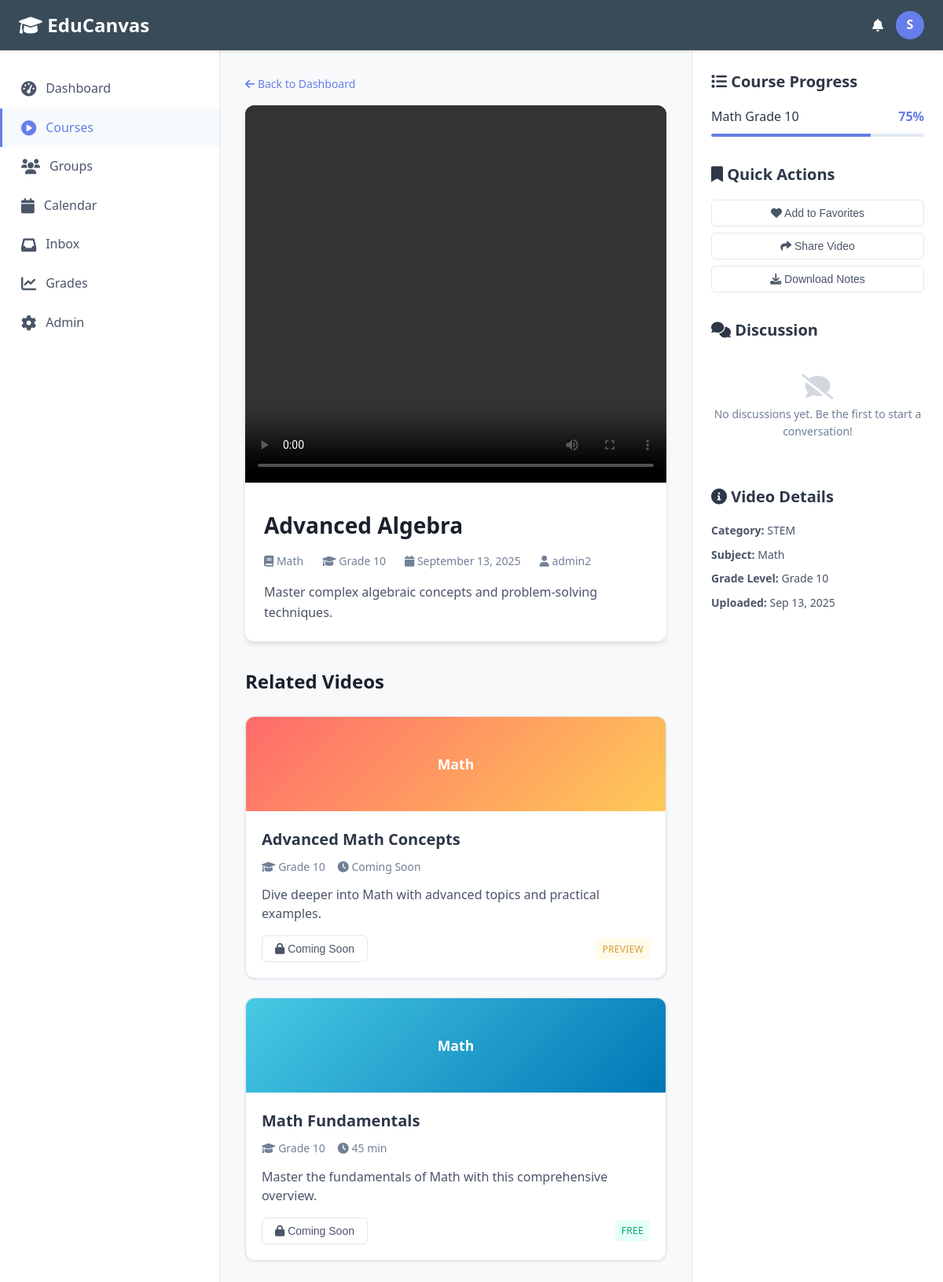
Screenshot of /video/4/ with the database file from the repository.
### videos/models.py (models this page shows, shortened)
class Video(models.Model):
    title = models.CharField(max_length=255)
    description = models.TextField(blank=True)
    file = models.FileField(upload_to='videos/')
    subject = models.ForeignKey(Subject, on_delete=models.CASCADE, related_name='videos')
    grade_level = models.ForeignKey(GradeLevel, on_delete=models.CASCADE, related_name='videos')
    uploaded_by = models.ForeignKey(User, on_delete=models.SET_NULL, null=True, blank=True)
    uploaded_at = models.DateTimeField(auto_now_add=True)

### catalog/models.py (models this page shows, shortened)
class Subject(models.Model):
    name = models.CharField(max_length=100, unique=True)
    category = models.ForeignKey(Category, on_delete=models.CASCADE, related_name='subjects')

class GradeLevel(models.Model):
    name = models.CharField(max_length=50, unique=True)

class Category(models.Model):
    name = models.CharField(max_length=100, unique=True)

### users/models.py (models this page shows)
class User(AbstractUser):
    class Role(models.TextChoices):
        ADMINISTRATOR = 'ADMIN', 'Administrator'
        STUDENT = 'STUDENT', 'Student'
    role = models.CharField(
        max_length=10,
        choices=Role.choices,
        default=Role.STUDENT,
    )

### videos/views.py (the view)
# urls.py: path('video/<int:pk>/', views.video_detail, name='video_detail'),
def video_detail(request, pk):
    video = get_object_or_404(Video, pk=pk)
    return render(request, 'videos/detail.html', {'video': video})

### videos/templates/videos/detail.html (shortened to what this page needs)
{% load static %}
<!DOCTYPE html>
<html lang="en">
<head>
    <link rel="stylesheet" href="{% static 'css/main.css' %}">
    <link rel="stylesheet" href="https://cdnjs.cloudflare.com/ajax/libs/font-awesome/6.0.0/css/all.min.css">
</head>
<body>
    <header class="header">
        <div class="logo">
            <i class="fas fa-graduation-cap"></i> EduCanvas
        </div>
        <div class="user-menu">
            <i class="fas fa-bell"></i>
            <div class="user-avatar">S</div>
        </div>
    </header>
    <div class="container">
        <nav class="sidebar">
            <a href="{% url 'video_library' %}" class="nav-item">
                <i class="nav-icon fas fa-tachometer-alt"></i>
                Dashboard
            </a>
            <a href="#" class="nav-item active">
                <i class="nav-icon fas fa-play-circle"></i>
                Courses
            </a>
            <a href="#" class="nav-item">
                <i class="nav-icon fas fa-users"></i>
                Groups
            </a>
            <a href="#" class="nav-item">
                <i class="nav-icon fas fa-calendar"></i>
                Calendar
            </a>
            <a href="#" class="nav-item">
                <i class="nav-icon fas fa-inbox"></i>
                Inbox
            </a>
            <a href="#" class="nav-item">
                <i class="nav-icon fas fa-chart-line"></i>
                Grades
            </a>
            <a href="/admin/" class="nav-item">
                <i class="nav-icon fas fa-cog"></i>
                Admin
            </a>
        </nav>
        <main class="main-content">
            <div style="margin-bottom: 16px; font-size: 0.875rem; color: #718096;">
                <a href="{% url 'video_library' %}" style="color: #667eea; text-decoration: none;">
                    <i class="fas fa-arrow-left"></i> Back to Dashboard
                </a>
            </div>
            <div class="video-container">
                <video class="video-player" controls>
                    <source src="{{ video.file.url }}" type="video/mp4">
                </video>
                <div class="video-info">
                    <h1 class="video-title">{{ video.title }}</h1>
                    <div class="video-meta-bar">
                        <span><i class="fas fa-book"></i> {{ video.subject.name }}</span>
                        <span><i class="fas fa-graduation-cap"></i> {{ video.grade_level.name }}</span>
                        <span><i class="fas fa-calendar"></i> {{ video.uploaded_at|date:"F d, Y" }}</span>
                        {% if video.uploaded_by %}
                        <span><i class="fas fa-user"></i> {{ video.uploaded_by.username }}</span>
                        {% endif %}
                    </div>
                    <div class="video-description">
                        {{ video.description|default:"No description available for this video." }}
                    </div>
                </div>
            </div>
            <div style="margin-top: 32px;">
                <h2 style="font-size: 1.5rem; font-weight: 600; margin-bottom: 24px; color: #1a202c;">
                    Related Videos
                </h2>
                <div class="cards-grid">
                    <div class="card">
                        <div class="card-header math">
                            <div class="card-header-text">{{ video.subject.name }}</div>
                        </div>
                        <div class="card-body">
                            <h3 class="card-title">Advanced {{ video.subject.name }} Concepts</h3>
                            <div class="card-meta">
                                <span><i class="fas fa-graduation-cap"></i> {{ video.grade_level.name }}</span>
                                <span><i class="fas fa-clock"></i> Coming Soon</span>
                            </div>
                            <p class="card-description">Dive deeper into {{ video.subject.name }} with advanced topics and practical examples.</p>
                            <div class="card-footer">
                                <button class="btn btn-outline" disabled>
                                    <i class="fas fa-lock"></i> Coming Soon
                                </button>
                                <span class="badge badge-warning">Preview</span>
                            </div>
                        </div>
                    </div>
                    <div class="card">
                        <div class="card-header science">
                            <div class="card-header-text">{{ video.subject.name }}</div>
                        </div>
                        <div class="card-body">
                            <h3 class="card-title">{{ video.subject.name }} Fundamentals</h3>
                            <div class="card-meta">
                                <span><i class="fas fa-graduation-cap"></i> {{ video.grade_level.name }}</span>
                                <span><i class="fas fa-clock"></i> 45 min</span>
                            </div>
                            <p class="card-description">Master the fundamentals of {{ video.subject.name }} with this comprehensive overview.</p>
                            <div class="card-footer">
                                <button class="btn btn-outline" disabled>
                                    <i class="fas fa-lock"></i> Coming Soon
                                </button>
                                <span class="badge badge-success">Free</span>
                            </div>
                        </div>
                    </div>
                </div>
            </div>
        </main>
        <aside class="right-sidebar">
            <div class="sidebar-section">
                <h3 class="sidebar-title">
                    <i class="fas fa-list"></i> Course Progress
                </h3>
                <div style="margin-bottom: 16px;">
                    <div style="display: flex; justify-content: space-between; margin-bottom: 8px;">
                        <span style="font-weight: 500;">{{ video.subject.name }} {{ video.grade_level.name }}</span>
                        <span style="color: #667eea; font-weight: 600;">75%</span>
                    </div>
                    <div class="progress-bar">
                        <div class="progress-fill" style="width: 75%;"></div>
                    </div>
                </div>
            </div>
            <div class="sidebar-section">
                <h3 class="sidebar-title">
                    <i class="fas fa-bookmark"></i> Quick Actions
                </h3>
                <div style="display: flex; flex-direction: column; gap: 8px;">
                    <button class="btn btn-outline" style="justify-self: start;">
                        <i class="fas fa-heart"></i> Add to Favorites
                    </button>
                    <button class="btn btn-outline">
                        <i class="fas fa-share"></i> Share Video
                    </button>
                    <button class="btn btn-outline">
                        <i class="fas fa-download"></i> Download Notes
                    </button>
                </div>
            </div>
            <div class="sidebar-section">
                <h3 class="sidebar-title">
                    <i class="fas fa-comments"></i> Discussion
                </h3>
                <div style="font-size: 0.875rem; color: #718096; text-align: center; padding: 24px 0;">
                    <i class="fas fa-comment-slash" style="font-size: 2rem; opacity: 0.3; margin-bottom: 8px; display: block;"></i>
                    No discussions yet. Be the first to start a conversation!
                </div>
            </div>
            <div class="sidebar-section">
                <h3 class="sidebar-title">
                    <i class="fas fa-info-circle"></i> Video Details
                </h3>
                <div style="font-size: 0.875rem; color: #4a5568;">
                    <div style="margin-bottom: 8px;">
                        <strong>Category:</strong> {{ video.subject.category.name }}
                    </div>
                    <div style="margin-bottom: 8px;">
                        <strong>Subject:</strong> {{ video.subject.name }}
                    </div>
                    <div style="margin-bottom: 8px;">
                        <strong>Grade Level:</strong> {{ video.grade_level.name }}
                    </div>
                    <div style="margin-bottom: 8px;">
                        <strong>Uploaded:</strong> {{ video.uploaded_at|date:"M d, Y" }}
                    </div>
                </div>
            </div>
        </aside>
    </div>
</body>
</html>

### videos/static/css/main.css (style rules this page uses)
* { margin: 0; padding: 0; box-sizing: border-box; }
body { font-family: 'Segoe UI', Tahoma, Geneva, Verdana, sans-serif; background-color: #f7f9fa; color: #2d3748; line-height: 1.6; }
.header { background: #394b59; color: white; padding: 0 24px; display: flex; align-items: center; justify-content: space-between; height: 64px; box-shadow: 0 2px 4px rgba(0,0,0,0.1); position: sticky; top: 0; z-index: 100; }
.logo { font-size: 1.5rem; font-weight: bold; color: #ffffff; }
.user-menu { display: flex; align-items: center; gap: 16px; }
.user-avatar { width: 36px; height: 36px; border-radius: 50%; background: #667eea; display: flex; align-items: center; justify-content: center; color: white; font-weight: bold; }
.container { display: flex; min-height: calc(100vh - 64px); }
.sidebar { width: 280px; background: #ffffff; border-right: 1px solid #e2e8f0; padding: 24px 0; flex-shrink: 0; }
.nav-item { display: flex; align-items: center; padding: 12px 24px; color: #4a5568; text-decoration: none; transition: all 0.2s; border-left: 3px solid transparent; }
.nav-item:hover, .nav-item.active { background-color: #f7fafc; border-left-color: #667eea; color: #667eea; }
.nav-icon { margin-right: 12px; font-size: 1.2rem; }
.main-content { flex: 1; padding: 32px; background: #f7f9fa; }
.cards-grid { display: grid; grid-template-columns: repeat(auto-fill, minmax(320px, 1fr)); gap: 24px; margin-bottom: 32px; }
.card { background: #ffffff; border-radius: 12px; box-shadow: 0 1px 3px rgba(0,0,0,0.1); overflow: hidden; transition: all 0.3s ease; border: 1px solid #e2e8f0; }
.card-header { height: 120px; background: linear-gradient(135deg, #667eea 0%, #764ba2 100%); position: relative; display: flex; align-items: center; justify-content: center; }
.card-header.math { background: linear-gradient(135deg, #ff6b6b 0%, #feca57 100%); }
.card-header.science { background: linear-gradient(135deg, #48cae4 0%, #0077b6 100%); }
.card-header-text { color: white; font-size: 1.1rem; font-weight: 600; text-align: center; }
.card-body { padding: 20px; }
.card-title { font-size: 1.25rem; font-weight: 600; margin-bottom: 8px; color: #2d3748; }
.card-meta { display: flex; align-items: center; gap: 16px; margin-bottom: 12px; font-size: 0.875rem; color: #718096; }
.card-description { color: #4a5568; margin-bottom: 16px; line-height: 1.5; }
.card-footer { display: flex; justify-content: space-between; align-items: center; }
.btn { padding: 8px 16px; border-radius: 6px; font-weight: 500; text-decoration: none; transition: all 0.2s; border: none; cursor: pointer; font-size: 0.875rem; }
.btn-outline { border: 1px solid #e2e8f0; color: #4a5568; background: white; }
.right-sidebar { width: 320px; background: #ffffff; border-left: 1px solid #e2e8f0; padding: 24px; flex-shrink: 0; }
.sidebar-section { margin-bottom: 32px; }
.sidebar-title { font-size: 1.25rem; font-weight: 600; margin-bottom: 16px; color: #2d3748; }
.video-container { background: #ffffff; border-radius: 12px; overflow: hidden; box-shadow: 0 4px 6px rgba(0,0,0,0.1); margin-bottom: 24px; }
.video-player { width: 100%; height: 480px; background: #000; }
.video-info { padding: 24px; }
.video-title { font-size: 1.75rem; font-weight: 600; margin-bottom: 12px; color: #1a202c; }
.video-meta-bar { display: flex; align-items: center; gap: 24px; margin-bottom: 16px; font-size: 0.875rem; color: #718096; }
.video-description { color: #4a5568; line-height: 1.6; }
.progress-bar { height: 4px; background: #e2e8f0; border-radius: 2px; overflow: hidden; margin-top: 8px; }
.progress-fill { height: 100%; background: #667eea; transition: width 0.3s ease; }
.badge { display: inline-block; padding: 4px 8px; font-size: 0.75rem; font-weight: 500; border-radius: 4px; text-transform: uppercase; letter-spacing: 0.025em; }
.badge-success { background: #e6fffa; color: #00a86b; }
.badge-warning { background: #fffbeb; color: #d69e2e; }

### rows the page displays
Video: title "Advanced Algebra", subject.name "Math", grade_level.name "Grade 10", uploaded_at "September 13, 2025", uploaded_by.username "admin2", description "Master complex algebraic concepts and problem-solving techniques.", subject.category.name "STEM", uploaded_at "Sep 13, 2025"
